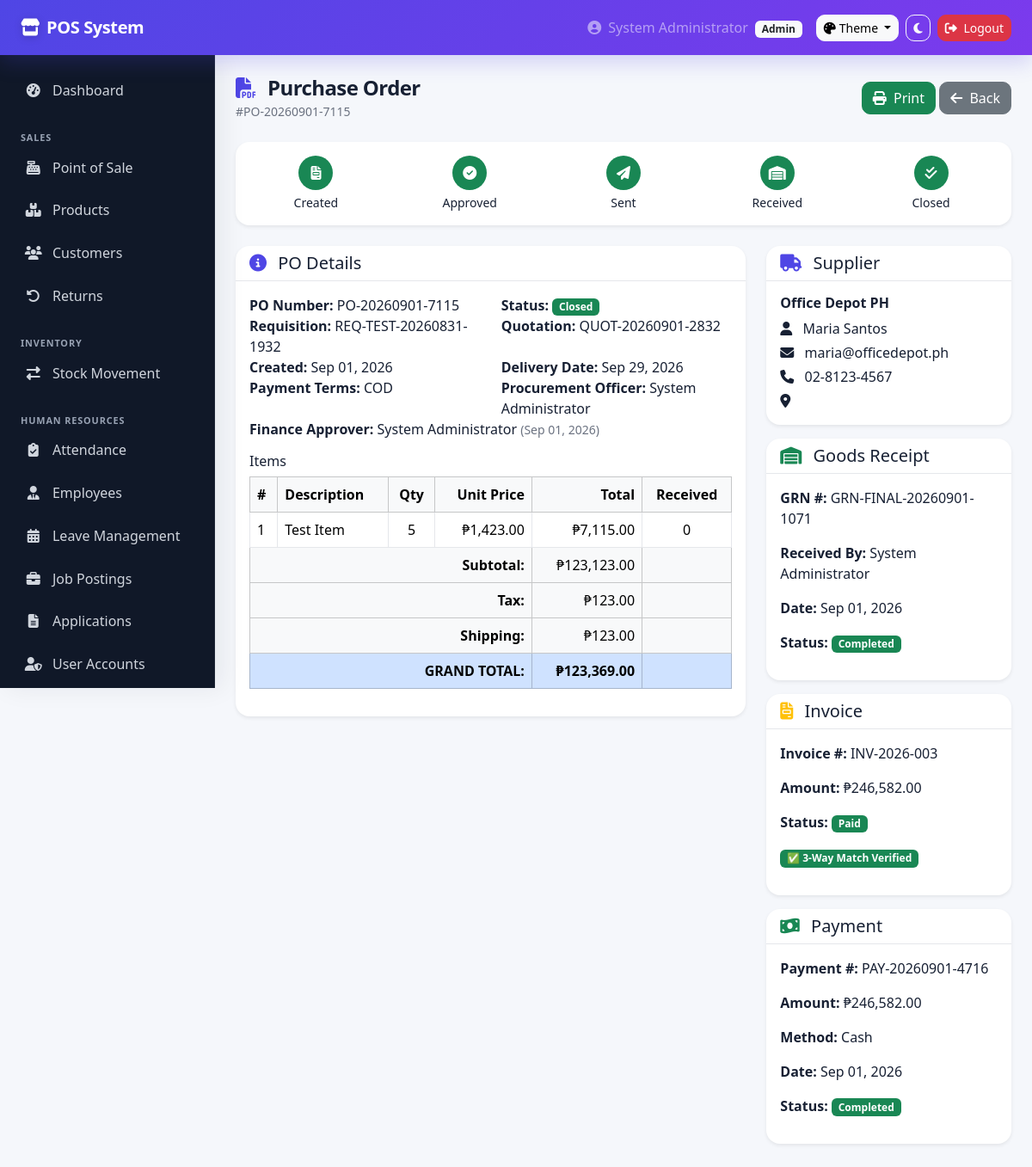
The app's page /modules/procurement/po_view.php?id=2 (signed in) with its own data.
### tables this page shows
CREATE TABLE `purchase_orders` (
  `id` int(11) NOT NULL,
  `po_number` varchar(50) NOT NULL,
  `requisition_id` int(11) DEFAULT NULL,
  `supplier_id` int(11) DEFAULT NULL,
  `quotation_id` int(11) DEFAULT NULL,
  `total_amount` decimal(12,2) DEFAULT NULL,
  `tax` decimal(10,2) DEFAULT 0.00,
  `shipping_cost` decimal(10,2) DEFAULT 0.00,
  `grand_total` decimal(12,2) DEFAULT NULL,
  `payment_terms` varchar(50) DEFAULT NULL,
  `delivery_date` date DEFAULT NULL,
  `status` enum('draft','pending_approval','approved','partially_received','sent','acknowledged','fulfilled','closed','cancelled') DEFAULT 'draft',
  `finance_approver_id` int(11) DEFAULT NULL,
  `procurement_officer_id` int(11) DEFAULT NULL,
  `created_at` timestamp NOT NULL DEFAULT current_timestamp(),
  `approved_at` timestamp NULL DEFAULT NULL,
  `sent_at` timestamp NULL DEFAULT NULL
);

CREATE TABLE `requisitions` (
  `id` int(11) NOT NULL,
  `req_number` varchar(50) NOT NULL,
  `requester_id` int(11) DEFAULT NULL,
  `department` varchar(100) DEFAULT NULL,
  `cost_centre` varchar(50) DEFAULT NULL,
  `description` text DEFAULT NULL,
  `estimated_value` decimal(12,2) DEFAULT NULL,
  `urgency` enum('low','medium','high','critical') DEFAULT 'medium',
  `status` enum('draft','pending_budget','budget_approved','budget_rejected','sourcing','completed') DEFAULT 'draft',
  `budget_owner_id` int(11) DEFAULT NULL,
  `finance_remarks` text DEFAULT NULL,
  `created_at` timestamp NOT NULL DEFAULT current_timestamp(),
  `updated_at` timestamp NOT NULL DEFAULT current_timestamp() ON UPDATE current_timestamp(),
  `budget_code` varchar(50) DEFAULT NULL,
  `budget_used` decimal(12,2) DEFAULT 0.00
);

CREATE TABLE `quotations` (
  `id` int(11) NOT NULL,
  `rfq_id` int(11) DEFAULT NULL,
  `supplier_id` int(11) DEFAULT NULL,
  `quotation_number` varchar(50) DEFAULT NULL,
  `total_amount` decimal(12,2) DEFAULT NULL,
  `currency` varchar(10) DEFAULT 'PHP',
  `delivery_lead_time` int(11) DEFAULT NULL,
  `validity_days` int(11) DEFAULT 30,
  `payment_terms` varchar(50) DEFAULT NULL,
  `technical_compliance` decimal(5,2) DEFAULT 0.00,
  `commercial_score` decimal(5,2) DEFAULT 0.00,
  `status` enum('received','evaluating','accepted','rejected') DEFAULT 'received',
  `submitted_at` timestamp NOT NULL DEFAULT current_timestamp(),
  `notes` text DEFAULT NULL
);

CREATE TABLE `users` (
  `id` int(11) NOT NULL,
  `username` varchar(50) NOT NULL,
  `password` varchar(255) NOT NULL,
  `email` varchar(100) NOT NULL,
  `full_name` varchar(100) NOT NULL,
  `role_id` int(11) DEFAULT NULL,
  `is_active` tinyint(1) DEFAULT 1,
  `created_at` timestamp NOT NULL DEFAULT current_timestamp()
);

CREATE TABLE `po_items` (
  `id` int(11) NOT NULL,
  `po_id` int(11) DEFAULT NULL,
  `item_description` text DEFAULT NULL,
  `quantity` int(11) DEFAULT NULL,
  `unit_price` decimal(10,2) DEFAULT NULL,
  `total` decimal(10,2) DEFAULT NULL,
  `received_quantity` int(11) DEFAULT 0
);

CREATE TABLE `suppliers` (
  `id` int(11) NOT NULL,
  `supplier_code` varchar(50) NOT NULL,
  `company_name` varchar(100) NOT NULL,
  `contact_person` varchar(100) DEFAULT NULL,
  `email` varchar(100) DEFAULT NULL,
  `phone` varchar(20) DEFAULT NULL,
  `address` text DEFAULT NULL,
  `tax_id` varchar(50) DEFAULT NULL,
  `payment_terms` varchar(50) DEFAULT 'Net 30',
  `lead_time_days` int(11) DEFAULT 7,
  `rating` decimal(3,2) DEFAULT 0.00,
  `is_active` tinyint(1) DEFAULT 1,
  `created_at` timestamp NOT NULL DEFAULT current_timestamp()
);

CREATE TABLE `goods_receipts` (
  `id` int(11) NOT NULL,
  `grn_number` varchar(50) NOT NULL,
  `po_id` int(11) DEFAULT NULL,
  `received_by` int(11) DEFAULT NULL,
  `receipt_date` date DEFAULT curdate(),
  `delivery_note` varchar(50) DEFAULT NULL,
  `status` enum('pending','completed','rejected') DEFAULT 'pending',
  `notes` text DEFAULT NULL,
  `created_at` timestamp NOT NULL DEFAULT current_timestamp()
);

CREATE TABLE `invoices` (
  `id` int(11) NOT NULL,
  `invoice_number` varchar(50) NOT NULL,
  `po_id` int(11) DEFAULT NULL,
  `supplier_id` int(11) DEFAULT NULL,
  `invoice_date` date DEFAULT NULL,
  `total_amount` decimal(12,2) DEFAULT NULL,
  `tax_amount` decimal(10,2) DEFAULT 0.00,
  `net_amount` decimal(12,2) DEFAULT NULL,
  `status` enum('received','matched','pending_payment','paid','rejected') DEFAULT 'received',
  `match_status` enum('pending','matched','mismatch') DEFAULT 'pending',
  `received_at` timestamp NOT NULL DEFAULT current_timestamp(),
  `paid_at` timestamp NULL DEFAULT NULL,
  `notes` text DEFAULT NULL
);

CREATE TABLE `payments` (
  `id` int(11) NOT NULL,
  `payment_number` varchar(50) NOT NULL,
  `invoice_id` int(11) DEFAULT NULL,
  `amount` decimal(12,2) DEFAULT NULL,
  `payment_date` date DEFAULT NULL,
  `payment_method` enum('bank_transfer','cheque','virtual_card','cash') DEFAULT 'bank_transfer',
  `reference_number` varchar(100) DEFAULT NULL,
  `notes` text DEFAULT NULL,
  `status` enum('scheduled','processing','completed','failed') DEFAULT 'scheduled',
  `processed_by` int(11) DEFAULT NULL,
  `created_at` timestamp NOT NULL DEFAULT current_timestamp()
);

### modules/procurement/po_view.php (the view, shortened to what the rows shown need)
<?php
$po_id = isset($_GET['id']) ? (int)$_GET['id'] : 0;
$db = getDB();
$po = $db->prepare("
    SELECT po.*,
           s.company_name, s.contact_person, s.email, s.phone, s.address,
           req.req_number, req.description as req_description,
           u.full_name as officer,
           f.full_name as finance_approver,
           q.quotation_number
    FROM purchase_orders po
    JOIN suppliers s ON po.supplier_id = s.id
    JOIN requisitions req ON po.requisition_id = req.id
    JOIN users u ON po.procurement_officer_id = u.id
    LEFT JOIN users f ON po.finance_approver_id = f.id
    LEFT JOIN quotations q ON po.quotation_id = q.id
    WHERE po.id = ?
");
$po->execute([$po_id]);
$poData = $po->fetch();
$items = $db->prepare("SELECT * FROM po_items WHERE po_id = ?");
$items->execute([$po_id]);
$poItems = $items->fetchAll();
$grn = $db->prepare("
    SELECT gr.*, u.full_name as receiver
    FROM goods_receipts gr
    JOIN users u ON gr.received_by = u.id
    WHERE gr.po_id = ?
");
$grn->execute([$po_id]);
$grnData = $grn->fetch();
$invoice = $db->prepare("SELECT * FROM invoices WHERE po_id = ?");
$invoice->execute([$po_id]);
$invoiceData = $invoice->fetch();
$paymentData = null;
if ($invoiceData) {
    $payment = $db->prepare("SELECT * FROM payments WHERE invoice_id = ?");
    $payment->execute([$invoiceData['id']]);
    $paymentData = $payment->fetch();
}
?>
<!DOCTYPE html>
<html lang="en" data-bs-theme="light" data-pos-theme="light" data-pos-palette="indigo">
<head>
    <link href="<?php echo BASE_PATH; ?>assets/vendor/bootstrap/bootstrap.min.css?v=20260913" rel="stylesheet">
    <link rel="stylesheet" href="<?php echo BASE_PATH; ?>assets/vendor/fontawesome/all.min.css?v=20260913">
    <link rel="stylesheet" href="<?php echo BASE_PATH; ?>assets/css/custom.css?v=20260913">
</head>
<body>
    <?php include BASE_PATH . 'includes/header.php'; ?>
    <div class="d-flex">
        <div class="main-content flex-grow-1 p-4">
            <div class="d-flex justify-content-between align-items-center mb-4">
                <div>
                    <h4 class="mb-0"><i class="fas fa-file-pdf me-2 text-primary"></i> Purchase Order</h4>
                    <small class="text-muted">#<?php echo $poData['po_number']; ?></small>
                </div>
            </div>
            <div class="row g-4">
                <div class="col-md-8">
                    <div class="card border-0 shadow-sm">
                        <div class="card-body">
                            <div class="row mb-3">
                                <div class="col-md-6"><strong>PO Number:</strong> <?php echo $poData['po_number']; ?></div>
                                <div class="col-md-6"><strong>Status:</strong> <span class="badge bg-<?php echo $poData['status'] === 'closed' ? 'success' : ($poData['status'] === 'approved' ? 'primary' : ($poData['status'] === 'pending_approval' ? 'warning' : 'secondary')); ?>"><?php echo str_replace('_', ' ', ucfirst($poData['status'])); ?></span></div>
                                <div class="col-md-6"><strong>Requisition:</strong> <?php echo $poData['req_number']; ?></div>
                                <div class="col-md-6"><strong>Quotation:</strong> <?php echo $poData['quotation_number'] ?: 'N/A'; ?></div>
                                <div class="col-md-6"><strong>Created:</strong> <?php echo date('M d, Y', strtotime($poData['created_at'])); ?></div>
                                <div class="col-md-6"><strong>Delivery Date:</strong> <?php echo date('M d, Y', strtotime($poData['delivery_date'])); ?></div>
                                <div class="col-md-6"><strong>Payment Terms:</strong> <?php echo $poData['payment_terms']; ?></div>
                                <div class="col-md-6"><strong>Procurement Officer:</strong> <?php echo $poData['officer']; ?></div>
                                <?php if ($poData['finance_approver']): ?>
                                <div class="col-12"><strong>Finance Approver:</strong> <?php echo $poData['finance_approver']; ?> <small class="text-muted">(<?php echo date('M d, Y', strtotime($poData['approved_at'])); ?>)</small></div>
                                <?php endif; ?>
                            </div>
                            <div class="table-responsive">
                                <table class="table table-bordered">
                                    <thead class="table-light">
                                        <tr>
                                            <th>#</th>
                                            <th>Description</th>
                                            <th class="text-center">Qty</th>
                                            <th class="text-end">Unit Price</th>
                                            <th class="text-end">Total</th>
                                            <th class="text-center">Received</th>
                                        </tr>
                                    </thead>
                                    <tbody>
                                        <?php foreach($poItems as $index => $item): ?>
                                        <tr>
                                            <td><?php echo $index + 1; ?></td>
                                            <td><?php echo $item['item_description']; ?></td>
                                            <td class="text-center"><?php echo $item['quantity']; ?></td>
                                            <td class="text-end">₱<?php echo number_format($item['unit_price'], 2); ?></td>
                                            <td class="text-end">₱<?php echo number_format($item['total'], 2); ?></td>
                                            <td class="text-center"><?php echo $item['received_quantity']; ?></td>
                                        </tr>
                                        <?php endforeach; ?>
                                    </tbody>
                                    <tfoot class="table-light">
                                        <tr><td colspan="4" class="text-end"><strong>Subtotal:</strong></td><td class="text-end">₱<?php echo number_format($poData['total_amount'], 2); ?></td><td></td></tr>
                                        <tr><td colspan="4" class="text-end"><strong>Tax:</strong></td><td class="text-end">₱<?php echo number_format($poData['tax'], 2); ?></td><td></td></tr>
                                        <tr><td colspan="4" class="text-end"><strong>Shipping:</strong></td><td class="text-end">₱<?php echo number_format($poData['shipping_cost'], 2); ?></td><td></td></tr>
                                        <tr class="table-primary"><td class="text-end"><strong>₱<?php echo number_format($poData['grand_total'], 2); ?></strong></td></tr>
                                    </tfoot>
                                </table>
                            </div>
                        </div>
                    </div>
                </div>
                <div class="col-md-4">
                    <div class="card border-0 shadow-sm mb-3">
                        <div class="card-body">
                            <h6 class="fw-bold"><?php echo $poData['company_name']; ?></h6>
                            <p class="mb-1"><i class="fas fa-user me-2"></i> <?php echo $poData['contact_person']; ?></p>
                            <p class="mb-1"><i class="fas fa-envelope me-2"></i> <?php echo $poData['email']; ?></p>
                            <p class="mb-1"><i class="fas fa-phone me-2"></i> <?php echo $poData['phone']; ?></p>
                            <p class="mb-0"><i class="fas fa-map-marker-alt me-2"></i> <?php echo $poData['address']; ?></p>
                        </div>
                    </div>
                    <?php if ($grnData): ?>
                    <div class="card border-0 shadow-sm mb-3">
                        <div class="card-header bg-transparent">
                            <h5 class="mb-0"><i class="fas fa-warehouse me-2 text-success"></i> Goods Receipt</h5>
                        </div>
                        <div class="card-body">
                            <p><strong>GRN #:</strong> <?php echo $grnData['grn_number']; ?></p>
                            <p><strong>Received By:</strong> <?php echo $grnData['receiver']; ?></p>
                            <p><strong>Date:</strong> <?php echo date('M d, Y', strtotime($grnData['receipt_date'])); ?></p>
                            <p><strong>Status:</strong> <span class="badge bg-<?php echo $grnData['status'] === 'completed' ? 'success' : 'warning'; ?>"><?php echo ucfirst($grnData['status']); ?></span></p>
                        </div>
                    </div>
                    <?php endif; ?>
                    <?php if ($invoiceData): ?>
                    <div class="card border-0 shadow-sm mb-3">
                        <div class="card-header bg-transparent">
                            <h5 class="mb-0"><i class="fas fa-file-invoice me-2 text-warning"></i> Invoice</h5>
                        </div>
                        <div class="card-body">
                            <p><strong>Invoice #:</strong> <?php echo $invoiceData['invoice_number']; ?></p>
                            <p><strong>Amount:</strong> ₱<?php echo number_format($invoiceData['net_amount'], 2); ?></p>
                            <p><strong>Status:</strong> <span class="badge bg-<?php echo $invoiceData['status'] === 'paid' ? 'success' : ($invoiceData['match_status'] === 'matched' ? 'primary' : 'warning'); ?>"><?php echo ucfirst($invoiceData['status']); ?></span></p>
                            <?php if ($invoiceData['match_status'] === 'matched'): ?><p><span class="badge bg-success">✅ 3-Way Match Verified</span></p><?php elseif ($invoiceData['match_status'] === 'mismatch'): ?><p><span class="badge bg-danger">⚠️ Match Mismatch</span></p><?php endif; ?>
                        </div>
                    </div>
                    <?php endif; ?>
                    <?php if (isset($paymentData) && $paymentData): ?>
                    <div class="card border-0 shadow-sm mb-3">
                        <div class="card-header bg-transparent">
                            <h5 class="mb-0"><i class="fas fa-money-bill-wave me-2 text-success"></i> Payment</h5>
                        </div>
                        <div class="card-body">
                            <p><strong>Payment #:</strong> <?php echo $paymentData['payment_number']; ?></p>
                            <p><strong>Amount:</strong> ₱<?php echo number_format($paymentData['amount'], 2); ?></p>
                            <p><strong>Method:</strong> <?php echo str_replace('_', ' ', ucfirst($paymentData['payment_method'])); ?></p>
                            <p><strong>Date:</strong> <?php echo date('M d, Y', strtotime($paymentData['payment_date'])); ?></p>
                            <p><strong>Status:</strong> <span class="badge bg-<?php echo $paymentData['status'] === 'completed' ? 'success' : 'warning'; ?>"><?php echo ucfirst($paymentData['status']); ?></span></p>
                        </div>
                    </div>
                    <?php endif; ?>
                </div>
            </div>
        </div>
    </div>
</body>
</html>

### records on screen
purchase_orders: po_number "PO-20260901-7115", status "Closed", requisition.req_number "REQ-TEST-20260831-1932", quotation.quotation_number "QUOT-20260901-2832", created_at "Sep 01, 2026", delivery_date "Sep 29, 2026", payment_terms "COD", finance_approver.full_name "System Administrator", approved_at "Sep 01, 2026", total_amount "123,123.00", tax "123.00", shipping_cost "123.00", grand_total "123,369.00", supplier.company_name "Office Depot PH", supplier.contact_person "Maria Santos", supplier.email "maria@officedepot.ph", supplier.phone "02-8123-4567"
po_items: item_description "Test Item", quantity "5", unit_price "1,423.00", total "7,115.00", received_quantity "0"
goods_receipts: grn_number "GRN-FINAL-20260901-1071", received_by.full_name "System Administrator", receipt_date "Sep 01, 2026", status "Completed"
invoices: invoice_number "INV-2026-003", net_amount "246,582.00", status "Paid"
payments: payment_number "PAY-20260901-4716", amount "246,582.00", payment_method "Cash", payment_date "Sep 01, 2026", status "Completed"

### other values on screen
$siteTitle "POS System"
$_SESSION['full_name'] "System Administrator"
$_SESSION['role'] "Admin"
